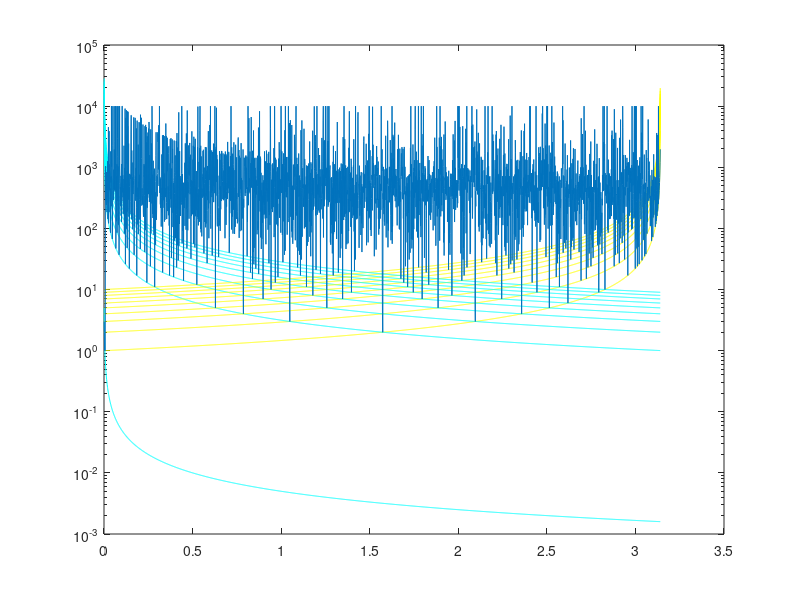

Write MATLAB code to recreate this figure. (Note: this script raises an error after producing the figure.)
index = 1;
delta = 0.01;
phi = 0.001:0.001:pi - 0.001;
theta_0 = 0.01:0.01:2 * pi - 0.001;

for thetaPoint = theta_0
    res = [];

    for phiPoint = phi
        x = 0;
        reflectionAngle = 0;

        while (reflectionAngle > thetaPoint + delta / 2 || reflectionAngle < thetaPoint - delta / 2) && x < 10000
            reflectionAngle = mod((reflectionAngle + 2 * phiPoint), 2 * pi);
            x = x + 1;
        end

        res = [res, x];
    end

    for i = 0:1:9
        semilogy(phi, (thetaPoint - 2 * (i + 1) * pi) ./ (2 * phi - 2 * pi), 'y')
        hold on;
        semilogy(phi, (thetaPoint + 2 * i * pi) ./ (2 * phi), 'c')
        hold on;
    end

    semilogy(phi, res, 'color', [0 0.4470 0.7410])
    hold off;
    title(["\theta_0=" + round(thetaPoint, 2)]);
    xlabel("\phi")
    ylabel("x")
    axis([0 pi 1 10000])
    saveas(gcf, "ExperimentResultOfMatlab/x-phi-spec/" + index + '.jpg')
    index = index + 1;

end
